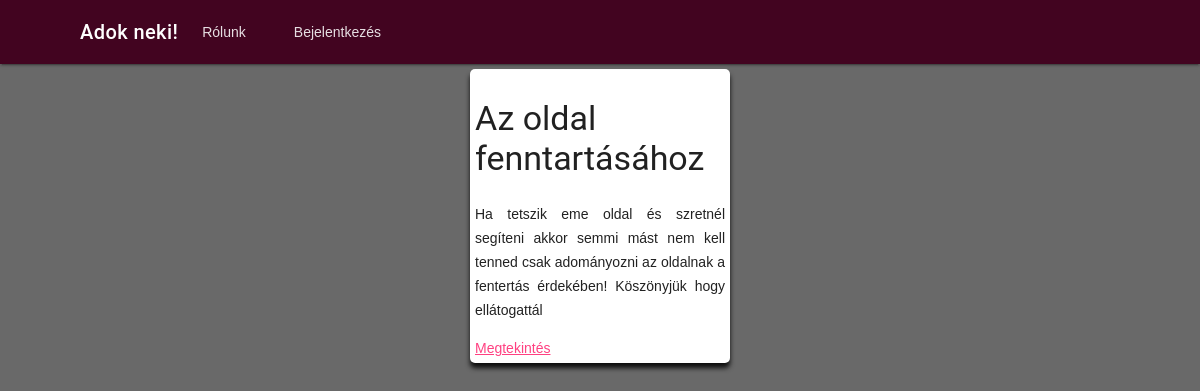
The page / on the database its author committed.
### app/models.py (models this page shows, shortened)
class gyujtes(models.Model):
    publikalo = models.ForeignKey(
        settings.AUTH_USER_MODEL, on_delete=models.CASCADE)
    cim = models.CharField(max_length=255)
    leiras = models.TextField()
    promocios = models.BooleanField(default=False)
    minAr = models.IntegerField(null=False)
    cel = models.IntegerField()
    jelenleg = models.IntegerField(default=0)
    datum = models.DateField(default=date.today())
    ido = models.TimeField(default=datetime.now().time())
    celDatum = models.DateTimeField(null=True)
    class Meta:
        ordering = ["id"]

### app/views.py (the view)
# urls.py: path('', views.kezdolap, name='home'),
def kezdolap(request):
    assert isinstance(request, HttpRequest)
    promos = []
    atlagos = []
    user = request.user
    for i in gyujtes.objects.all():
        if i.promocios == True:
            promos.append(i)
        else:
            atlagos.append(i)
    return render(request, "templates/app/home.html", {"cim": "Adok neki! - Adomány oldal", "atlagos": atlagos,
                                                       "promos": promos, "user": user})

### app/templates/app/home.html (shortened to what this page needs)
{% extends "templates/app/layout.html" %}
{% block content %}
{% if user.is_authenticated %}
<div id="koszonto">
    <h1 id="oldalcim">Kezdőlap</h1><span id="bejelentkezettFelh">Bejelentkzeve mint: {{user.username}}</span>
</div>
{% if promos|length > 0 %}
<h2 id="oldalcim02_Promo">Promóciós</h2>
<div id="kartyak">
    {%for i in promos%}
    <div class="kartya" id="{{i.id}}">
        <h3 class="kartyaCim">{{ i.cim }}</h3>
        <p>{{ i.leiras }}</p>
        <a href="{% url 'gyujtes' i.id %}">Megtekintés</a>
    </div>
    {%endfor%}
</div>
<hr id="elvalaszto">
{%endif%}
<div id="kartyak">
    {%for i in atlagos %}
    <div class="kartya" id="{{i.id}}">
        <h3 class="kartyaCim">{{ i.cim }}</h3>
        <p>{{ i.leiras }}</p>
        <a href="{% url 'gyujtes' i.id %}">Megtekintés</a>
    </div>
    {%endfor%}
</div>
{% else %}
<div id="kartyak">
    {%for i in atlagos %}
    <div class="kartya" id="{{i.id}}">
        <h3 class="kartyaCim">{{ i.cim }}</h3>
        <p>{{ i.leiras }}</p>
        <a href="{% url 'gyujtes' i.id %}">Megtekintés</a>
    </div>
    {%endfor%}
</div>
{%endif%}
{% endblock %}

### app/static/app/main_style.css (style rules this page uses)
body { background-color: #696969; }
p { text-align: justify; }
#kartyak { display: flex; flex-direction: row; align-content:space-around; align-items:center; justify-content: center; padding: 5px; }
.kartya { display: flex; flex-direction: column; align-content: space-around; background-color: white; border-radius: 5px; box-shadow: 0 5px 5px; padding: 5px; max-width: 250px; min-width: 250px; max-height: 300px; }

### rows shown on the page
gyujtes: cim "Az oldal fenntartásához", leiras "Ha tetszik eme oldal és szretnél segíteni akkor semmi mást nem kell tenned csak adományozni az oldalnak a fentertás érdekében! Köszönyjük hogy ellátogattál"
